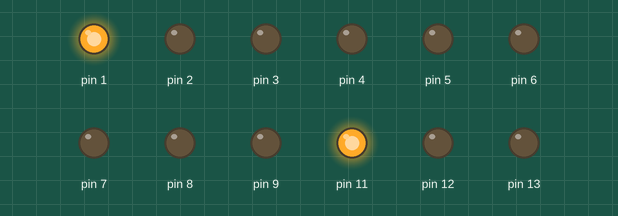
The sketch below on a simulated Arduino Uno, built with avr-gcc and run on an emulated ATmega328P. Shown: output pins drawn as LEDs (lit = HIGH).

Above: at 0.02 s.
At 0.72 s:
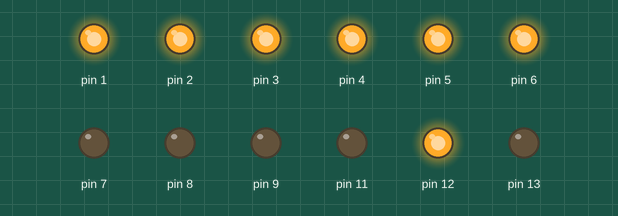
At 1.52 s:
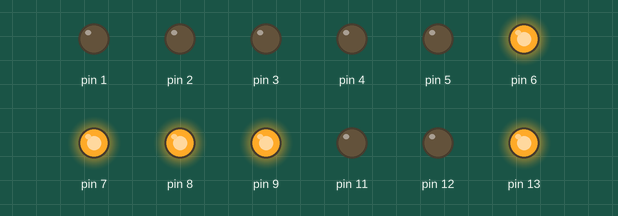
At 3.07 s:
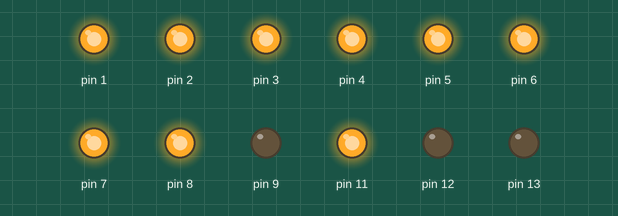
At 4.62 s:
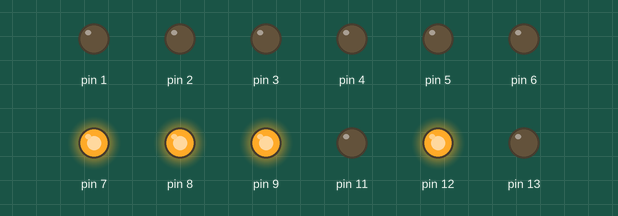
At 6.17 s:
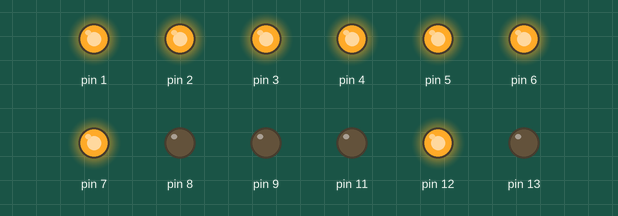
Timing chart, 0 to 6.5 s (numbered marks = the images above):
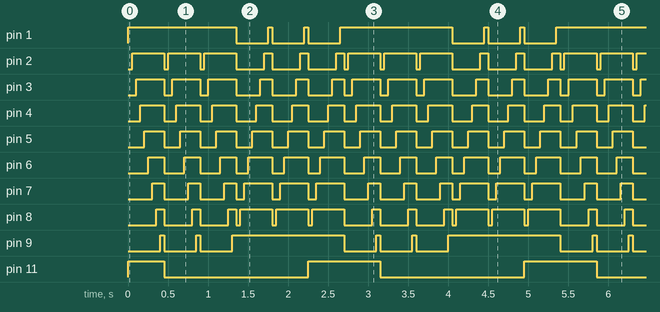

The sketch:

Cubo_3x3x3.ino
```cpp
void setup() {
    pinMode(1, OUTPUT);
    pinMode(2, OUTPUT);
    pinMode(3, OUTPUT);
    pinMode(4, OUTPUT);
    pinMode(5, OUTPUT);
    pinMode(6, OUTPUT);
    pinMode(7, OUTPUT);
    pinMode(8, OUTPUT);
    pinMode(9, OUTPUT);
    pinMode(11, OUTPUT);
    pinMode(12, OUTPUT);
    pinMode(13, OUTPUT);

}
void apagar() {
  for(int z=1; z<=9; z++){
    digitalWrite(z, LOW);
  }
}
void apagartodo() {
  for(int z=1; z<=13; z++){
    digitalWrite(z, LOW);
  }
}

void loop() {
  for (int x=11; x<=13; x++){
    for (int y=1; y<=9; y++){

    digitalWrite(x, 1);
    digitalWrite(y, 1);
    delay(50);
    }
    digitalWrite(x, 0);
    apagar();
    }
apagartodo();
for (int x=13; x>=11; x--){
    for (int y=9; y>=1; y--){

    digitalWrite(x, 1);
    digitalWrite(y, 1);
    delay(50);
    }
    digitalWrite(x, 0);
    apagar();
    }
}
```

Measured:
- by itself, pin 1: repeats every 2.7 s: 2 × (LOW 0.40 s, HIGH 0.05 s), LOW 0.40 s, HIGH 1.4 s
- by itself, pin 2: repeats every 2.7 s: 2 × (LOW 0.05 s, HIGH 0.40 s), 3 × (LOW 0.35 s, HIGH 0.10 s), LOW 0.05 s, HIGH 0.40 s
- by itself, pin 3: repeats every 2.7 s: 2 × (LOW 0.10 s, HIGH 0.35 s), 3 × (LOW 0.30 s, HIGH 0.15 s), LOW 0.10 s, HIGH 0.35 s
- by itself, pin 4: repeats every 2.7 s: 2 × (LOW 0.15 s, HIGH 0.30 s), 3 × (LOW 0.25 s, HIGH 0.20 s), LOW 0.15 s, HIGH 0.30 s
- by itself, pin 5: alternates HIGH for 0.25 s and LOW for 0.20 s
- by itself, pin 6: repeats every 2.7 s: 2 × (LOW 0.25 s, HIGH 0.20 s), 3 × (LOW 0.15 s, HIGH 0.30 s), LOW 0.25 s, HIGH 0.20 s
- by itself, pin 7: repeats every 2.7 s: 2 × (LOW 0.30 s, HIGH 0.15 s), 3 × (LOW 0.10 s, HIGH 0.35 s), LOW 0.30 s, HIGH 0.15 s
- by itself, pin 8: repeats every 2.7 s: 2 × (LOW 0.35 s, HIGH 0.10 s), 3 × (LOW 0.05 s, HIGH 0.40 s), LOW 0.35 s, HIGH 0.10 s
